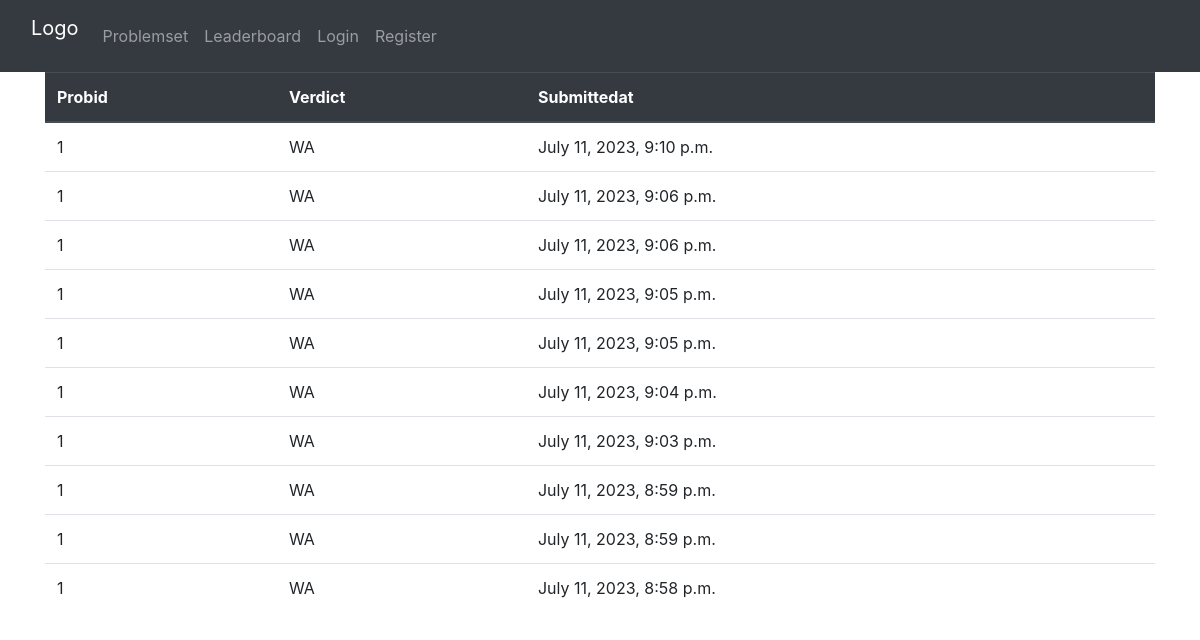
The app's page /leaderboard/, older data.
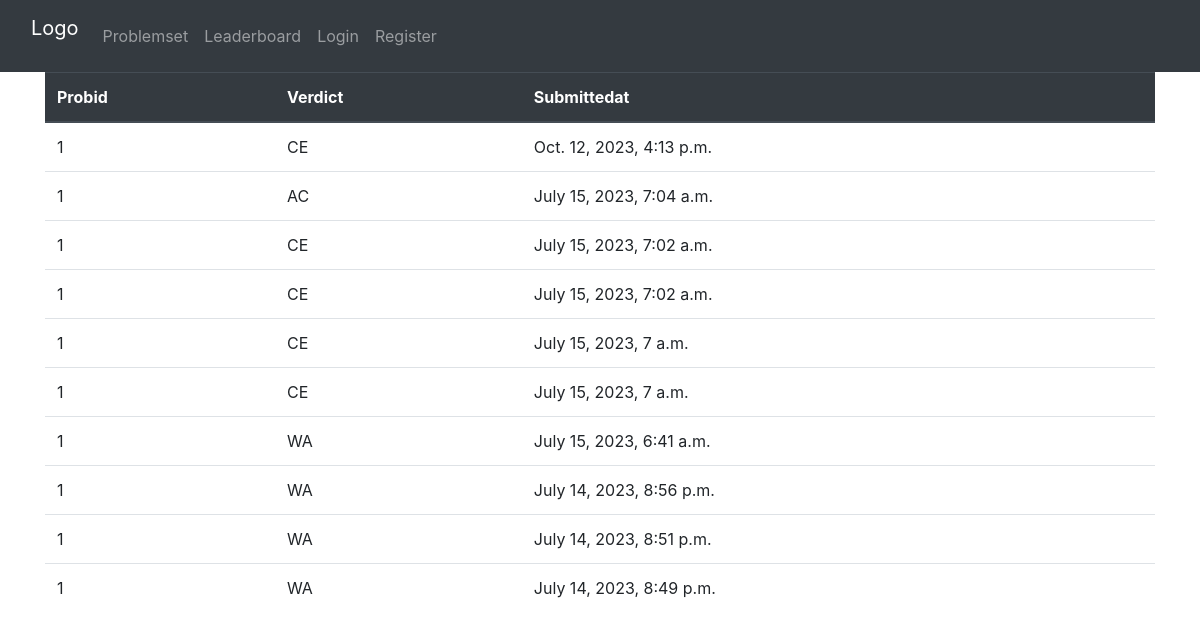
The same page, newer data.
### home/models.py (models this page shows)
class Solution(models.Model):
    probid = models.CharField(max_length=200)
    verdict = models.CharField(max_length=200)
    submittedat=models.DateTimeField(default=timezone.now)

### home/views.py (the view)
# urls.py: path('leaderboard/',views.leaderboard, name='leaderboard'),
def leaderboard(request):
    context={
        'solutions':Solution.objects.all().order_by('-submittedat')[0:10]
    }
    return render(request,'Leaderboard.html',context)

### home/templates/Leaderboard.html
{% extends 'base.html'%}
{% block content%}
<table class="table" class="table-responsive">
    <thead class="thead-dark">
      <tr>
        <th scope="col">Probid</th>
        <th scope="col">Verdict</th>
        <th scope="col">Submittedat</th>
      </tr>
    </thead>
    <tbody>
        {%for solution in solutions%}
        <tr>
            <td>{{solution.probid}}</td>
            <td>{{solution.verdict}}</td>
            <td>{{solution.submittedat}}</td>
        </tr>
        {% endfor %}
    </tbody>
  </table>
{%endblock%}

Row changes from the older to the newer data that the page shows:
no longer on this page (row unchanged): Solution: probid "1", verdict "WA", submittedat "July 11, 2023, 9:10 p.m."
no longer on this page (row unchanged): Solution: probid "1", verdict "WA", submittedat "July 11, 2023, 9:06 p.m."
no longer on this page (row unchanged): Solution: probid "1", verdict "WA", submittedat "July 11, 2023, 9:06 p.m."
no longer on this page (row unchanged): Solution: probid "1", verdict "WA", submittedat "July 11, 2023, 9:05 p.m."
no longer on this page (row unchanged): Solution: probid "1", verdict "WA", submittedat "July 11, 2023, 9:05 p.m."
no longer on this page (row unchanged): Solution: probid "1", verdict "WA", submittedat "July 11, 2023, 9:04 p.m."
no longer on this page (row unchanged): Solution: probid "1", verdict "WA", submittedat "July 11, 2023, 9:03 p.m."
no longer on this page (row unchanged): Solution: probid "1", verdict "WA", submittedat "July 11, 2023, 8:59 p.m."
no longer on this page (row unchanged): Solution: probid "1", verdict "WA", submittedat "July 11, 2023, 8:59 p.m."
no longer on this page (row unchanged): Solution: probid "1", verdict "WA", submittedat "July 11, 2023, 8:58 p.m."
added Solution: probid "1", verdict "CE", submittedat "Oct. 12, 2023, 4:13 p.m."
added Solution: probid "1", verdict "AC", submittedat "July 15, 2023, 7:04 a.m."
added Solution: probid "1", verdict "CE", submittedat "July 15, 2023, 7:02 a.m."
added Solution: probid "1", verdict "CE", submittedat "July 15, 2023, 7:02 a.m."
added Solution: probid "1", verdict "CE", submittedat "July 15, 2023, 7 a.m."
added Solution: probid "1", verdict "CE", submittedat "July 15, 2023, 7 a.m."
added Solution: probid "1", verdict "WA", submittedat "July 15, 2023, 6:41 a.m."
added Solution: probid "1", verdict "WA", submittedat "July 14, 2023, 8:56 p.m."
added Solution: probid "1", verdict "WA", submittedat "July 14, 2023, 8:51 p.m."
added Solution: probid "1", verdict "WA", submittedat "July 14, 2023, 8:49 p.m."
